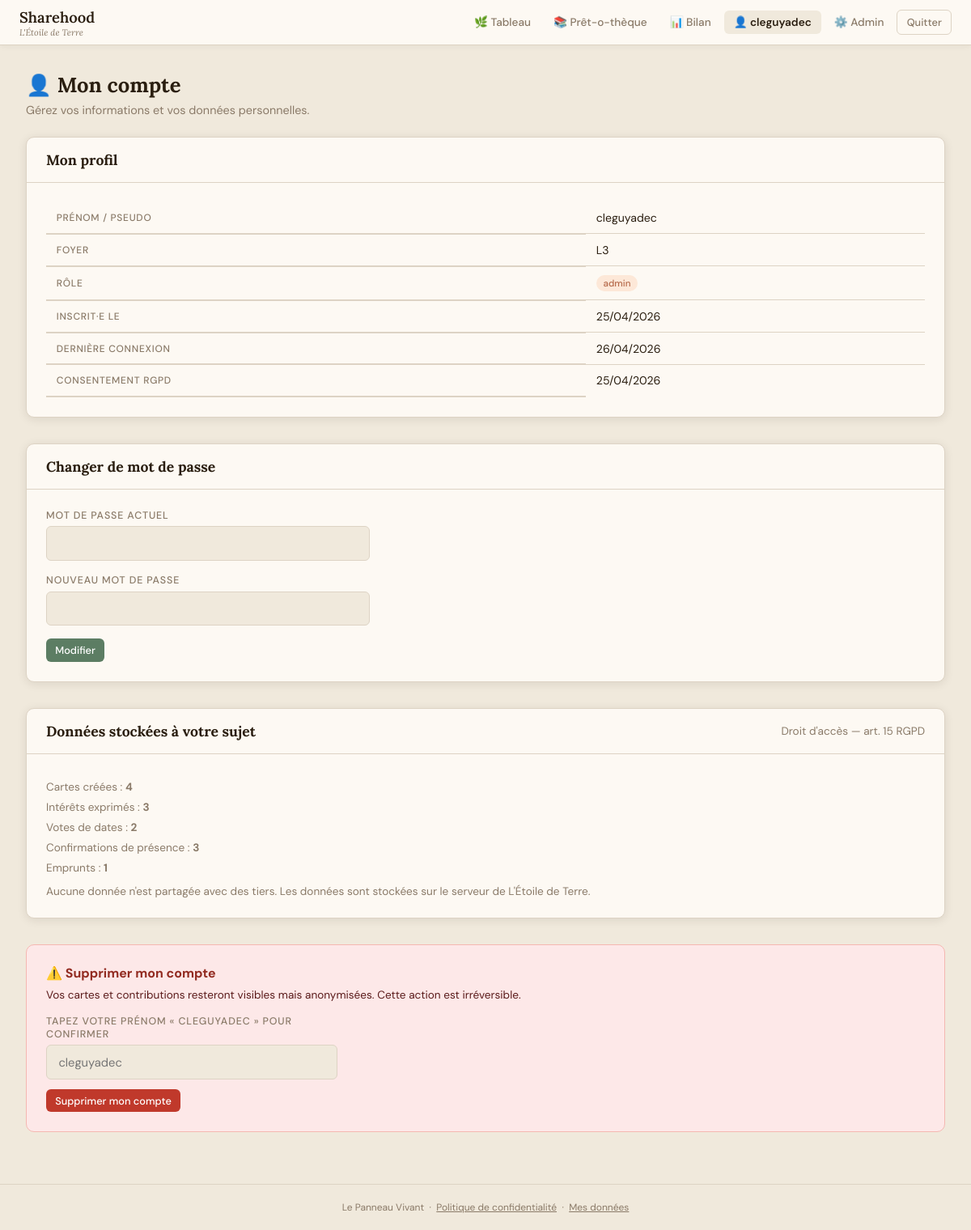
Before: /?action=my_data (signed in) with the older database file.
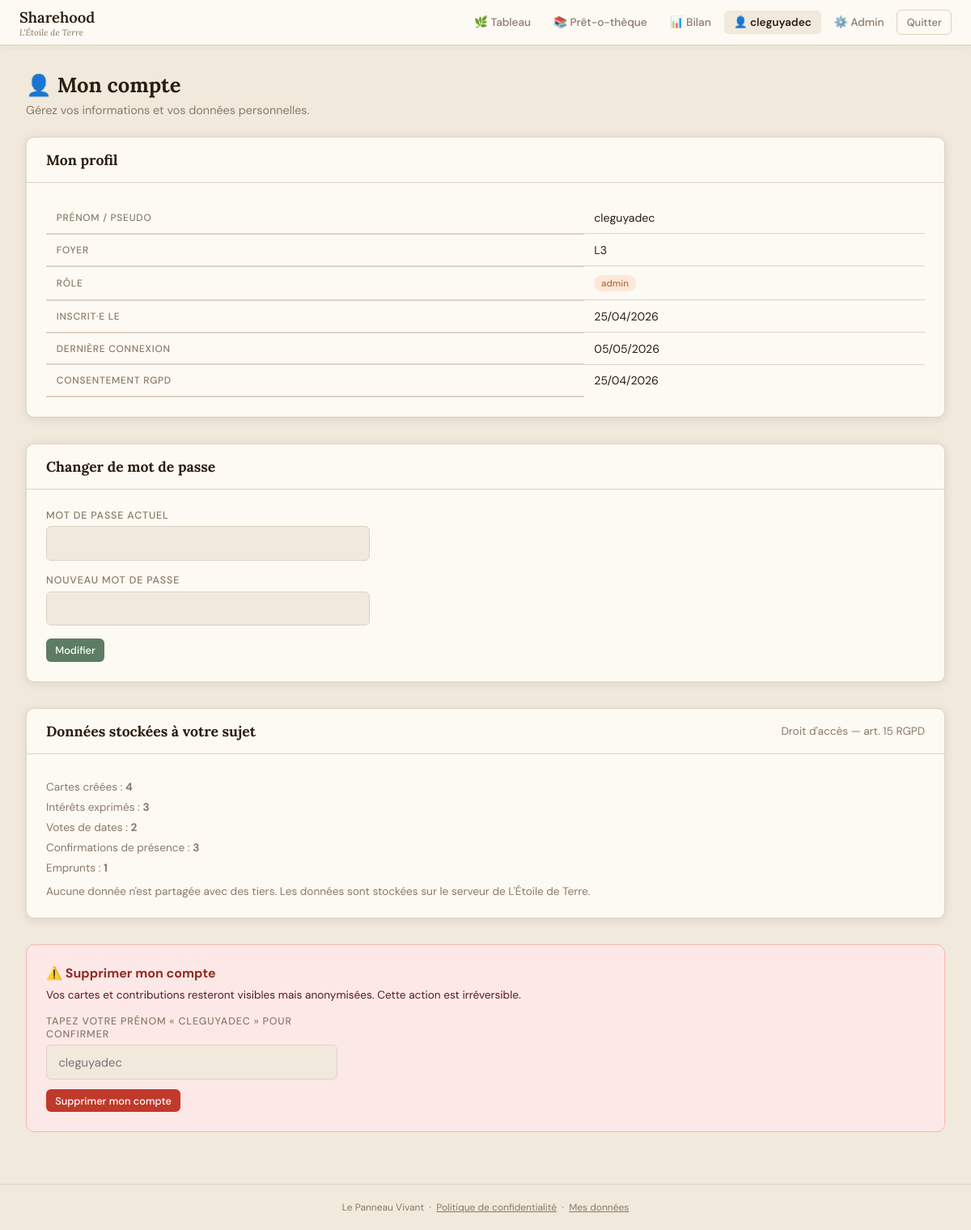
After: the same page with the newer database file.
### tables this page shows
CREATE TABLE users (
            id               INTEGER PRIMARY KEY AUTOINCREMENT,
            display_name     TEXT    NOT NULL,
            password_hash    TEXT    NOT NULL,
            role             TEXT    NOT NULL DEFAULT 'member',
            household        TEXT,
            created_at       TEXT    NOT NULL DEFAULT (datetime('now')),
            last_login       TEXT,
            is_active        INTEGER NOT NULL DEFAULT 1,
            gdpr_consent_at  TEXT
        );

### functions.php (called while the page is built, shortened)
<?php
function getDB(): PDO
{
    static $db = null;
    if ($db === null) {
        $db = new PDO('sqlite:' . DB_PATH);
        $db->setAttribute(PDO::ATTR_ERRMODE,            PDO::ERRMODE_EXCEPTION);
        $db->setAttribute(PDO::ATTR_DEFAULT_FETCH_MODE, PDO::FETCH_ASSOC);
        $db->exec('PRAGMA journal_mode = WAL');
        $db->exec('PRAGMA foreign_keys = ON');
    }
    return $db;
}
function currentUser(): ?array
{
    $stmt = getDB()->prepare('SELECT * FROM users WHERE id = ? AND is_active = 1');
    $stmt->execute([$_SESSION['user_id']]);
    return $stmt->fetch() ?: null;
}
function requireAuth(): array
{
    $user = currentUser();
    return $user;
}
function getUserData(int $id): array
{
    $db = getDB();
    $profile = $db->prepare(
        'SELECT id, display_name, role, household, created_at, last_login, gdpr_consent_at FROM users WHERE id = ?'
    );
    $profile->execute([$id]);
    $cards = $db->prepare('SELECT id, title, column_id, tag, created_at FROM cards WHERE author_id = ?');
    $cards->execute([$id]);
    $ints = $db->prepare('
        SELECT i.card_id, c.title, i.created_at
        FROM   interests i JOIN cards c ON i.card_id = c.id
        WHERE  i.user_id = ?
    ');
    $ints->execute([$id]);
    $loans = $db->prepare('
        SELECT l.id, li.title, l.loaned_at, l.due_date, l.returned_at
        FROM   loans l JOIN library_items li ON l.item_id = li.id
        WHERE  l.borrower_id = ?
    ');
    $loans->execute([$id]);
    $pollVotes = $db->prepare('
        SELECT dpv.poll_id, dp.proposed_date, c.title AS card_title, dpv.created_at
        FROM   date_poll_votes dpv
        JOIN   date_polls dp ON dpv.poll_id = dp.id
        JOIN   cards c ON dp.card_id = c.id
        WHERE  dpv.user_id = ?
    ');
    $pollVotes->execute([$id]);
    $pres = $db->prepare('
        SELECT p.card_id, c.title AS card_title, p.attending, p.created_at
        FROM   presences p
        JOIN   cards c ON p.card_id = c.id
        WHERE  p.user_id = ?
    ');
    $pres->execute([$id]);
    return [
        'profile'         => $profile->fetch(),
        'cards'           => $cards->fetchAll(),
        'interests'       => $ints->fetchAll(),
        'date_poll_votes' => $pollVotes->fetchAll(),
        'presences'       => $pres->fetchAll(),
        'loans'           => $loans->fetchAll(),
    ];
}
function h(string $s): string
{
    return htmlspecialchars($s, ENT_QUOTES | ENT_SUBSTITUTE, 'UTF-8');
}
function fmtDate(?string $d): string
{
    $ts = strtotime($d);
    return $ts ? date('d/m/Y', $ts) : $d;
}

### index.php (the view, shortened to what this page needs)
<?php
require_once __DIR__ . '/functions.php';
$action = preg_replace('/[^a-z_]/', '', $_GET['action'] ?? 'board');
$user   = currentUser();
if (in_array($action, ['login', 'register', 'privacy'], true)) {
    if ($user && $action !== 'privacy') {
        redirect('?action=board');
    }
} else {
    $user = requireAuth();
}
switch ($action) {
    case 'my_data':   viewMyData($user);    break;
}
function layoutOpen(string $title, ?array $user = null, string $currentAction = ''): void
{
    $appName = h(APP_NAME);
    $appSub  = h(APP_SUBTITLE);
    $isAdmin = $user && $user['role'] === 'admin';
    echo <<<HTML
<!DOCTYPE html>
<html lang="fr">
<head>
<title>{$appName} — {$title}</title>
</head>
<body>
HTML;
    if ($user) {
        $board   = $currentAction === 'board'     ? 'active' : '';
        $library = $currentAction === 'library'   ? 'active' : '';
        $bilan   = $currentAction === 'dashboard' ? 'active' : '';
        $mydata  = $currentAction === 'my_data'   ? 'active' : '';
        $admin   = $currentAction === 'admin'     ? 'active' : '';
        $uname   = h($user['display_name']);
        $csrf    = csrfField();
        echo <<<HTML
<nav>
  <a class="nav-brand" href="?action=board">{$appName} <small>{$appSub}</small></a>
  <button class="nav-toggle" aria-label="Menu" aria-expanded="false" onclick="toggleNav(this)">☰</button>
  <div class="nav-links" id="nav-links">
    <a href="?action=board"     class="{$board}">🌿 Tableau</a>
    <a href="?action=library"   class="{$library}">📚 Prêt-o-thèque</a>
    <a href="?action=dashboard" class="{$bilan}">📊 Bilan</a>
    <a href="?action=my_data"   class="{$mydata}">👤 {$uname}</a>
HTML;
        if ($isAdmin) {
            echo "<a href=\"?action=admin\" class=\"{$admin}\">⚙️ Admin</a>";
        }
        echo <<<HTML
    <form method="post" action="?action=logout" style="display:inline">
      {$csrf}
      <button type="submit" class="btn btn-ghost btn-sm">Quitter</button>
    </form>
  </div>
</nav>
<script>
function toggleNav(btn) {
  const nav = document.getElementById('nav-links');
  const open = nav.classList.toggle('open');
  btn.setAttribute('aria-expanded', open);
  btn.textContent = open ? '✕' : '☰';
}
document.addEventListener('click', function(e) {
  const nav = document.getElementById('nav-links');
  if (nav && nav.classList.contains('open') && !e.target.closest('nav')) {
    nav.classList.remove('open');
    const btn = document.querySelector('.nav-toggle');
    if (btn) { btn.setAttribute('aria-expanded','false'); btn.textContent='☰'; }
  }
});
</script>
HTML;
    }
}
function layoutClose(): void
{
    echo <<<HTML
<footer>
  Le Panneau Vivant &nbsp;·&nbsp;
  <a href="?action=privacy" style="color:inherit">Politique de confidentialité</a> &nbsp;·&nbsp;
  <a href="?action=my_data" style="color:inherit">Mes données</a>
</footer>
</body></html>
HTML;
}
function viewMyData(array $user): void
{
    layoutOpen('Mes données', $user, 'my_data');
    $data = getUserData($user['id']);
    echo '<div class="page">';
    echo '<div class="page-header"><h1>👤 Mon compte</h1><p>Gérez vos informations et vos données personnelles.</p></div>';
    echo '<div class="section-box">';
    echo '<div class="section-box-header"><h2>Mon profil</h2></div>';
    echo '<div class="section-box-body">';
    echo '<table class="data-table">';
    echo '<tr><th>Prénom / pseudo</th><td>' . h($user['display_name']) . '</td></tr>';
    echo '<tr><th>Foyer</th><td>' . ($user['household'] ? h($user['household']) : '<em class="text-muted">non renseigné</em>') . '</td></tr>';
    echo '<tr><th>Rôle</th><td><span class="role-badge role-' . h($user['role']) . '">' . h($user['role']) . '</span></td></tr>';
    echo '<tr><th>Inscrit·e le</th><td>' . fmtDate($user['created_at']) . '</td></tr>';
    echo '<tr><th>Dernière connexion</th><td>' . ($user['last_login'] ? fmtDate($user['last_login']) : '—') . '</td></tr>';
    echo '<tr><th>Consentement RGPD</th><td>' . ($user['gdpr_consent_at'] ? fmtDate($user['gdpr_consent_at']) : '—') . '</td></tr>';
    echo '</table></div></div>';
    echo '<div class="section-box">';
    echo '<div class="section-box-header"><h2>Changer de mot de passe</h2></div>';
    echo '<div class="section-box-body">';
    echo '<form method="post" action="?action=change_password" style="display:flex;flex-direction:column;gap:1rem;max-width:400px">';
    echo '<div class="form-group"><label>Mot de passe actuel</label><input type="password" name="old_password" required></div>';
    echo '<div class="form-group"><label>Nouveau mot de passe</label><input type="password" name="new_password" required minlength="8"></div>';
    echo '<div><button type="submit" class="btn btn-primary btn-sm">Modifier</button></div>';
    echo '</form></div></div>';
    echo '<div class="section-box">';
    echo '<div class="section-box-header"><h2>Données stockées à votre sujet</h2>';
    echo '<span class="text-sm text-muted">Droit d\'accès — art. 15 RGPD</span></div>';
    echo '<div class="section-box-body">';
    echo '<p class="text-sm text-muted mt-1">Cartes créées : <strong>' . count($data['cards']) . '</strong></p>';
    echo '<p class="text-sm text-muted mt-1">Intérêts exprimés : <strong>' . count($data['interests']) . '</strong></p>';
    echo '<p class="text-sm text-muted mt-1">Votes de dates : <strong>' . count($data['date_poll_votes']) . '</strong></p>';
    echo '<p class="text-sm text-muted mt-1">Confirmations de présence : <strong>' . count($data['presences']) . '</strong></p>';
    echo '<p class="text-sm text-muted mt-1">Emprunts : <strong>' . count($data['loans']) . '</strong></p>';
    echo '<p class="text-sm text-muted mt-1" style="margin-top:.75rem">Aucune donnée n\'est partagée avec des tiers. Les données sont stockées sur le serveur de ' . h(RGPD_RESPONSABLE) . '.</p>';
    echo '</div></div>';
    echo '<div class="danger-zone">';
    echo '<h3>⚠️ Supprimer mon compte</h3>';
    echo '<p class="text-sm" style="margin-bottom:1rem;color:#5a1a1a">Vos cartes et contributions resteront visibles mais anonymisées. Cette action est irréversible.</p>';
    echo '<form method="post" action="?action=delete_account">';
    echo '<div class="form-group" style="max-width:360px">';
    echo '<label>Tapez votre prénom « ' . h($user['display_name']) . ' » pour confirmer</label>';
    echo '<input type="text" name="confirm" required autocomplete="off" placeholder="' . h($user['display_name']) . '">';
    echo '</div><div style="margin-top:.75rem">';
    echo '<button type="submit" class="btn btn-danger btn-sm" onclick="return confirm(\'Supprimer définitivement votre compte ?\')">Supprimer mon compte</button>';
    echo '</div></form></div>';
    echo '</div>';
    layoutClose();
}

### index.php (style rules this page uses)
*, *::before, *::after { box-sizing: border-box; margin: 0; padding: 0; }
:root { --bg: #f0e9dc; --card-bg: #fdf9f3; --col-0: #b5694a; --col-1: #5c7d63; --col-2: #7a6045; --text: #2a1e10; --muted: #8a7a68; --border: #ddd3c4; --shadow: 0 2px 12px rgba(42,30,16,.10); --radius: 10px; --nav-h: 56px; }
html, body { height: 100%; font-family: 'DM Sans', sans-serif; background: var(--bg); color: var(--text); }
nav { position: sticky; top: 0; z-index: 50; background: var(--card-bg); border-bottom: 1px solid var(--border); height: var(--nav-h); padding: 0 1.5rem; display: flex; align-items: center; justify-content: space-between; box-shadow: 0 1px 8px rgba(42,30,16,.06); }
.nav-brand { font-family: 'Lora', serif; font-size: 1.15rem; font-weight: 600; color: var(--text); text-decoration: none; }
.nav-brand small { display: block; font-size: .68rem; font-weight: 400; color: var(--muted); font-style: italic; }
.nav-links { display: flex; gap: .25rem; align-items: center; }
.nav-links a { padding: .4rem .75rem; border-radius: 6px; font-size: .85rem; font-weight: 500; color: var(--muted); text-decoration: none; transition: background .15s, color .15s; }
.nav-links a:hover, .nav-links a.active { background: var(--bg); color: var(--text); }
.nav-links a.active { font-weight: 600; }
.btn { display: inline-flex; align-items: center; gap: .4rem; padding: .6rem 1.1rem; border: none; border-radius: 6px; font-family: 'DM Sans', sans-serif; font-size: .88rem; font-weight: 500; cursor: pointer; text-decoration: none; transition: opacity .15s, transform .1s; }
.btn-primary { background: var(--col-1); color: #fff; }
.btn-danger { background: #c0392b; color: #fff; }
.btn-ghost { background: transparent; color: var(--muted); border: 1px solid var(--border); }
.btn-sm { padding: .35rem .7rem; font-size: .8rem; }
.form-group { display: flex; flex-direction: column; gap: .35rem; }
.form-group label { font-size: .78rem; font-weight: 500; color: var(--muted); text-transform: uppercase; letter-spacing: .07em; }
.form-group input, .form-group select, .form-group textarea { width: 100%; padding: .65rem .9rem; border: 1px solid var(--border); border-radius: 6px; background: var(--bg); font-family: 'DM Sans', sans-serif; font-size: .92rem; color: var(--text); outline: none; transition: border-color .2s; }
.page { padding: 2rem; max-width: 1400px; margin: 0 auto; }
.page-header { margin-bottom: 1.5rem; }
.page-header h1 { font-family: 'Lora', serif; font-size: 1.6rem; }
.page-header p { color: var(--muted); margin-top: .35rem; font-size: .9rem; }
.data-table { width: 100%; border-collapse: collapse; font-size: .88rem; }
.data-table th { text-align: left; padding: .6rem .8rem; font-weight: 500; color: var(--muted); font-size: .75rem; text-transform: uppercase; letter-spacing: .06em; border-bottom: 2px solid var(--border); }
.data-table td { padding: .65rem .8rem; border-bottom: 1px solid var(--border); vertical-align: middle; }
.data-table tr:last-child td { border-bottom: none; }
.section-box { background: var(--card-bg); border: 1px solid var(--border); border-radius: var(--radius); box-shadow: var(--shadow); overflow: hidden; margin-bottom: 2rem; }
.section-box-header { padding: 1rem 1.5rem; border-bottom: 1px solid var(--border); display: flex; align-items: center; justify-content: space-between; }
.section-box-header h2 { font-family: 'Lora', serif; font-size: 1.1rem; }
.section-box-body { padding: 1.5rem; }
.role-badge { display: inline-block; font-size: .72rem; padding: .15rem .55rem; border-radius: 20px; font-weight: 500; }
.role-admin { background: #fde8d8; color: #b5694a; }
footer { text-align: center; padding: 1.25rem; color: var(--muted); font-size: .75rem; border-top: 1px solid var(--border); margin-top: 2rem; }
.text-muted { color: var(--muted); }
.text-sm { font-size: .85rem; }
.mt-1 { margin-top: .5rem; }
.danger-zone { background: #fde8e8; border: 1px solid #f5b7b1; border-radius: var(--radius); padding: 1.5rem; }
.danger-zone h3 { color: #922b21; font-size: 1rem; margin-bottom: .5rem; }

Changed rows visible on the page:
changed users "cleguyadec": last_login "26/04/2026" → "05/05/2026"
